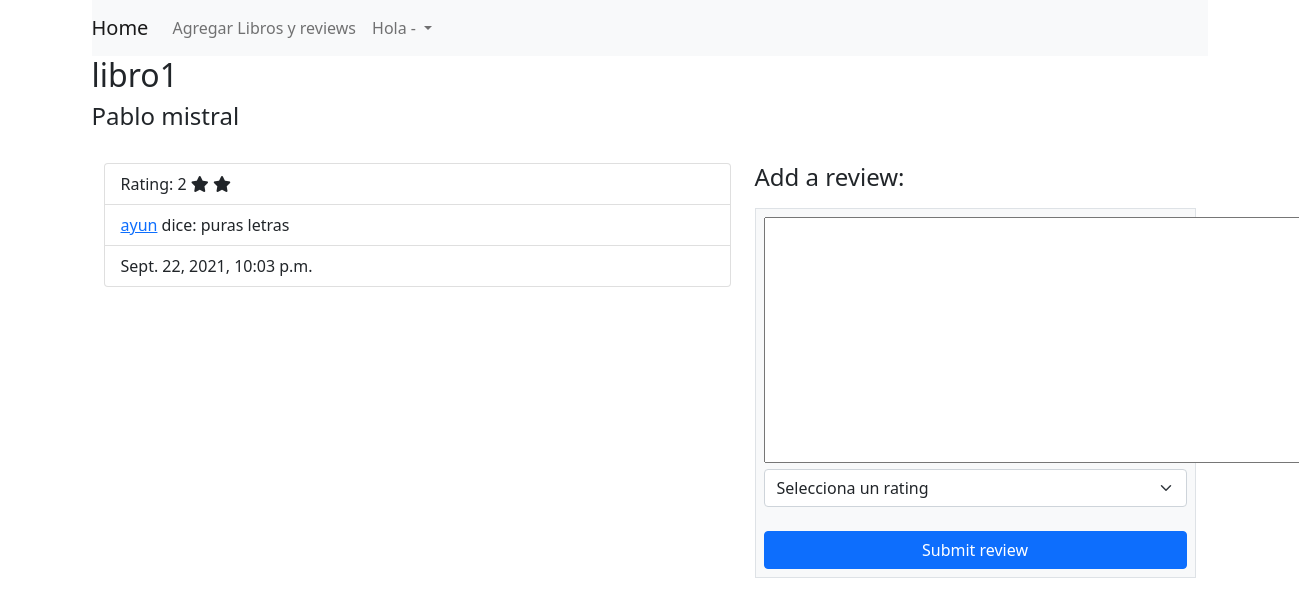
Page /libros/1/ on the earlier database version.
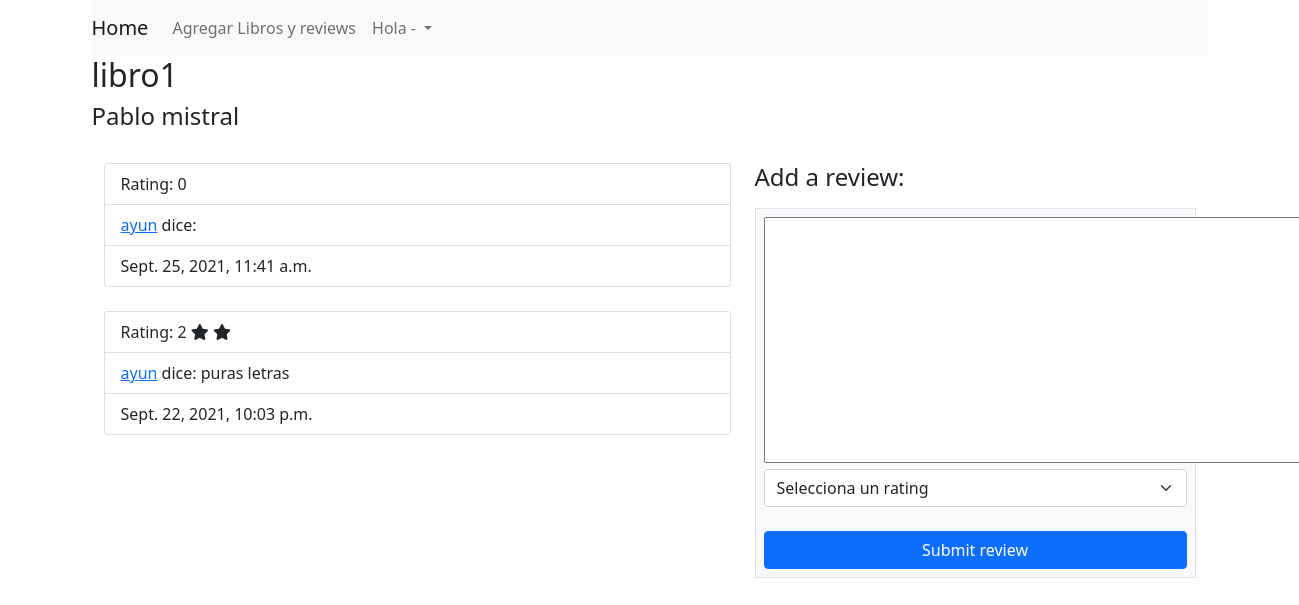
Same page on the later database version.
### login/models.py (models this page shows)
class Libro(models.Model):
    id = models.AutoField(primary_key=True)
    titulo = models.CharField(max_length=40)
    autor = models.ForeignKey(Autor, on_delete=CASCADE, related_name="libros")

class Autor(models.Model):
    id = models.AutoField(primary_key=True)
    nombre = models.CharField(max_length=40)

class Review(models.Model):
    id = models.AutoField(primary_key=True)
    usuario = models.ForeignKey(User, on_delete=CASCADE, related_name="reviewer")
    contenido = models.TextField(default='')
    libro = models.ForeignKey(Libro, on_delete=CASCADE, related_name="librox")
    created_at = models.DateTimeField(auto_now_add=True)
    updated_at = models.DateTimeField(auto_now=True)
    rating = models.IntegerField(default=1)

class User(models.Model):
    id = models.AutoField(primary_key=True)
    nombre = models.CharField(max_length=40)
    alias = models.CharField(max_length=40)
    email = models.CharField(max_length=40)
    password = models.CharField(max_length=255)
    rol = models.PositiveIntegerField(default=1)
    created_at = models.DateTimeField(auto_now_add=True)
    updated_at = models.DateTimeField(auto_now=True)
    objects = UserManager()

### home/views.py (the view)
# urls.py: path('<int:libro_id>/', views.edit, name='edit'),
def edit(request, libro_id):
    context = {
        'libro': Libro.objects.get(id = libro_id),
        'reviews': Review.objects.filter(libro = Libro.objects.get(id = libro_id)).order_by('-id')[:3],
    }
    return render(request, 'libro.html', context)

### login/templates/libro.html (shortened to what this page needs)
<!DOCTYPE html>
<html lang="en">
<head>
    {% load static %}
    <link href="https://cdn.jsdelivr.net/npm/bootstrap@5.1.1/dist/css/bootstrap.min.css" rel="stylesheet">
</head>
<body>
    <div class="container">
        {% include "navbar.html" %}
        <div class="header">
            <h2>{{libro.titulo}}</h2>
            <h4>{{libro.autor.nombre}}</h4>
        </div>
        <br>
        <div class="container">
            <div class="row">
                <div class="col-7">
                    {% for review in reviews|slice:":3" %}
                    <ul class="list-group">
                        <li class="list-group-item">Rating: {{review.rating}}
                            {% for i in '12345'|make_list %}{% if review.rating >= forloop.counter %}
                        <i class="fas fa-star"></i>
                        {% endif %}
                        {% endfor %}
                        </li>
                        <li class="list-group-item">
                            <a href="/users/{{review.usuario.id}}">{{review.usuario.nombre}}</a> dice: {{review.contenido}}</li>
                        <li class="list-group-item">{{review.updated_at}}</li>
                    </ul>
                    <br /> {% endfor%}
                </div>
                <div class="col-5">
                    <h4 class="mb-3">Add a review:</h4>
                    <div class="h-80 w-100 border border-ligth py-2 px-2 bg-light text-dark">
                        <form action="{% url 'add_review' %}" method="POST">
                            <textarea name="review" id="review" cols="60" rows="10"></textarea>
                            <br>
                            <select name="rating" id="rating" class="form-select">
                                <option value="0" selected>Selecciona un rating</option>
                            </select>
                            <br>
                            <div class="d-grid gap-2">
                              <button class="btn btn-primary" type="submit">Submit review</button>
                            </div>
                        </form>
                    </div>
                </div>
            </div>
        </div>
    </div>
</body>
</html>

### login/templates/navbar.html (shortened to what this page needs)
<nav class="navbar navbar-expand-lg navbar-light bg-light">
    <a class="navbar-brand" href="/">Home</a>
    <div class="collapse navbar-collapse" id="navbarSupportedContent">
        <ul class="navbar-nav mr-auto">
            <li class="nav-item">
                <a class="nav-link" href="/libros/agregar">Agregar Libros y reviews</a>
            </li>
        </ul>
        <form class="form-inline">
            <ul class="navbar-nav">
                <li class="nav-item dropdown">
                    <a class="nav-link dropdown-toggle" href="#" id="navbarDropdownMenuLink" role="button" data-toggle="dropdown" aria-haspopup="true" aria-expanded="false">
                        Hola - {{request.session.user_name}}
                    </a>
                </li>
            </ul>
        </form>
    </div>
</nav>

Differences in the rows shown:
added Review: rating "0", usuario.nombre "ayun", updated_at "Sept. 25, 2021, 11:41 a.m."
